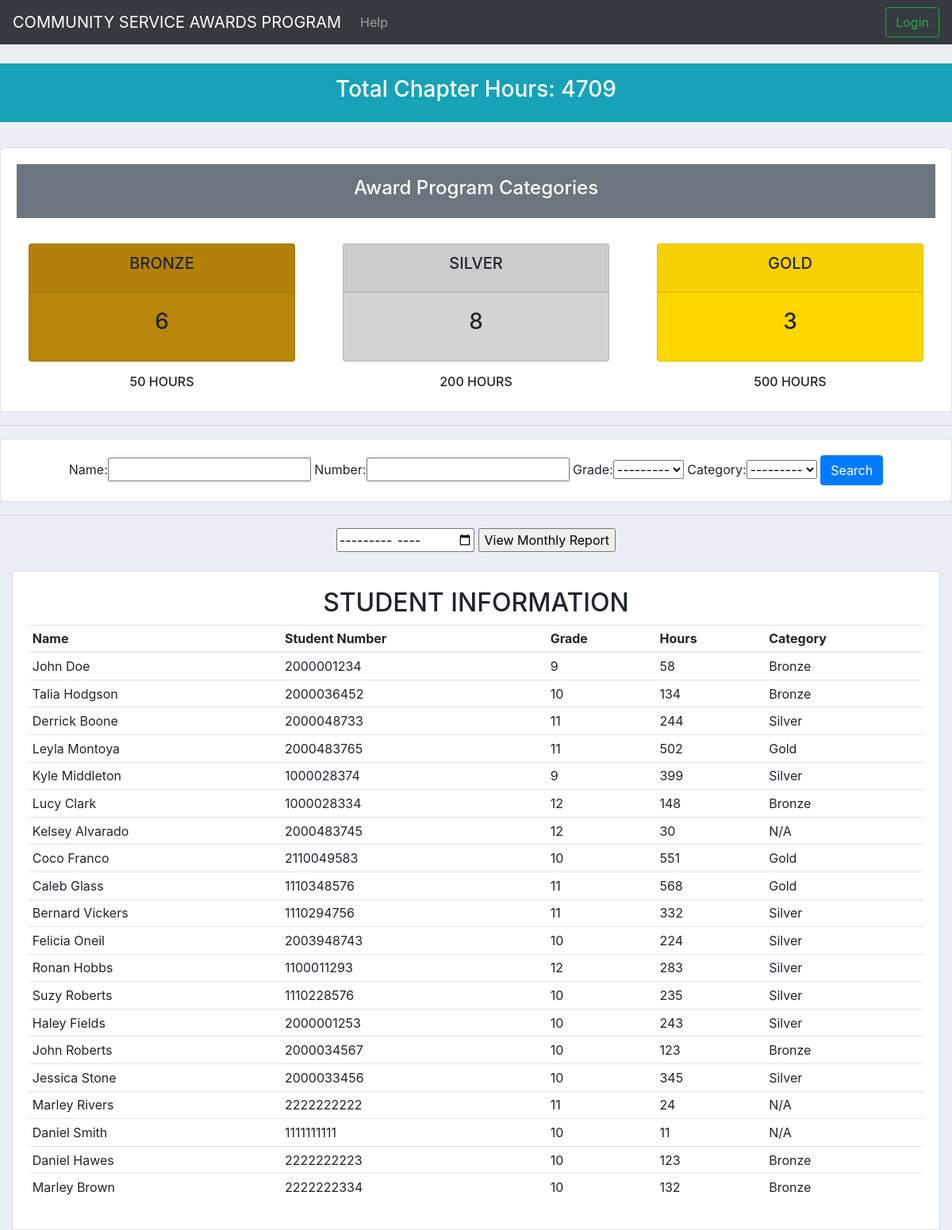
The page / on the database its author committed.
### student_info/models.py (models this page shows, shortened)
class Student(models.Model):
    GRADE = (
        ('9', '9'),
        ('10', '10'),
        ('11', '11'),
        ('12', '12'),
    )
    CATEGORY = (
        ('N/A', 'N/A'),
        ('Bronze', 'Bronze'),
        ('Silver', 'Silver'),
        ('Gold', 'Gold'),
    )
    name = models.CharField(max_length=50)
    number = models.CharField(max_length=10, unique=True,
                              validators=[RegexValidator(regex='^.{10}$', message='Must be 10 characters')])
    grade = models.CharField(max_length=2, choices=GRADE)
    hours = models.IntegerField()
    category = models.CharField(max_length=10, choices=CATEGORY, default='N/A', editable=False)
    date_created = models.DateTimeField(auto_now_add=True, null=True, editable=False)

### student_info/views.py (the view)
# urls.py: path('', views.home, name="home"),  # home page (linked to home function in views)
def home(request):
    students = Student.objects.all()
    totals = calc_totals(students)
    student_filter = StudentFilter(request.GET, queryset=students)
    student_info = {'students': students, 'total_chap_hours': totals[0], 'total_bronze': totals[1],
                    'total_silver': totals[2], 'total_gold': totals[3], 'student_filter': student_filter}
    return render(request, 'student_info/home.html', student_info)

### student_info/views.py (called while the page is built)
def calc_totals(students):
    total_bronze = 0
    total_silver = 0
    total_gold = 0
    total_chap_hours = 0
    for student in students:
        if type(student) == dict:
            if student['category'] == 'Bronze':
                total_bronze += 1
            elif student['category'] == 'Silver':
                total_silver += 1
            elif student['category'] == 'Gold':
                total_gold += 1
            total_chap_hours += int(student['hours'])
        else:
            if student.category == 'Bronze':
                total_bronze += 1
            elif student.category == 'Silver':
                total_silver += 1
            elif student.category == 'Gold':
                total_gold += 1
            total_chap_hours += int(student.hours)
    totals = [total_chap_hours, total_bronze, total_silver, total_gold]
    return totals

### student_info/templates/student_info/home.html (shortened to what this page needs)
{% extends 'student_info/base.html' %}
{% block content %}
<br>
<div class="p-3 mb-2 bg-info text-white"><h3 class="text-center">Total Chapter Hours: {{total_chap_hours}}</h3></div>
<br>
{% include 'student_info/categories.html' %}
<hr>
<div class="card card-body">
    <form class="text-center" method="get">
        {{student_filter.form}}
        <button class="btn btn-primary" type="submit">Search</button>
    </form>
</div>
<hr>
<div class="text-center">
    <form action="report" method="POST">
        <input type="month" name="selected_date">
        <input type="submit" value="View Monthly Report">
    </form>
</div>
<br>
<div class="container-fluid">
    <div class="card card-body">
        <h2 class="text-center">STUDENT INFORMATION</h2>
        <table class="table table-sm">
            <tr>
                <th>Name</th>
                <th>Student Number</th>
                <th>Grade</th>
                <th>Hours</th>
                <th>Category</th>
            </tr>
            {% for student in student_filter.qs %}
                <tr>
                    <td>{{student.name}}</td>
                    <td>{{student.number}}</td>
                    <td>{{student.grade}}</td>
                    <td>{{student.hours}}</td>
                    <td>{{student.category}}</td>
                </tr>
            {% endfor %}
        </table>
    </div>
</div>
{% endblock %}

### student_info/templates/student_info/base.html (shortened to what this page needs)
<!DOCTYPE html>
<html lang="en">
<head>
    <link rel="stylesheet" href="https://stackpath.bootstrapcdn.com/bootstrap/4.3.1/css/bootstrap.min.css"
>
</head>
<body style="background-color: #ebeff5">
    {% include 'student_info/navbar.html' %}
    {% block content %}{% endblock %}
</body>
</html>

### student_info/templates/student_info/navbar.html (shortened to what this page needs)
<nav class="navbar navbar-expand-lg navbar-dark bg-dark">
  <a class="navbar-brand" href="{% url 'home' %}">COMMUNITY SERVICE AWARDS PROGRAM</a>
  <div class="collapse navbar-collapse" id="navbarNav">
    <ul class="navbar-nav">
      <li class="nav-item">
        <a class="nav-link" href="{% url 'help' %}">Help</a>
      </li>
    </ul>
  </div>
  <form class="form-inline">
    <a class="btn btn-outline-success" type="button" href="http://127.0.0.1:8000/admin/">Login</a>
  </form>
</nav>

### student_info/templates/student_info/categories.html
<div class="card card-body">
    <div class="p-3 mb-2 bg-secondary text-white"><h4 class="text-center">Award Program Categories</h4></div>
	<br>
	<div class="row">
		<div class="col">
			<div class="col-md">
				<div class="card text-center text-black  mb-3" style="background-color: #B8860B">
					<div class="card-header">
						<h5 class="card-title">BRONZE</h5>
					</div>
					<div class="card-body">
						<h3 class="card-title">{{total_bronze}}</h3>
					</div>
				</div>
			</div>
			<h6 class="text-center">50 HOURS</h6>
		</div>
		<div class="col">
			<div class="col-md">
				<div class="card text-center text-black  mb-3" style="background-color: #D3D3D3">
					<div class="card-header">
						<h5 class="card-title">SILVER</h5>
					</div>
					<div class="card-body">
						<h3 class="card-title">{{total_silver}}</h3>
					</div>
				</div>
			</div>
			<h6 class="text-center">200 HOURS</h6>
		</div>
		<div class="col">
			<div class="col-md">
				<div class="card text-center text-black  mb-3" style="background-color: #FFD700">
					<div class="card-header">
						<h5 class="card-title">GOLD</h5>
					</div>
					<div class="card-body">
						<h3 class="card-title">{{total_gold}}</h3>
					</div>
				</div>
			</div>
			<h6 class="text-center">500 HOURS</h6>
		</div>
	</div>
</div>

### rows shown on the page
Student: name "John Doe", number "2000001234", grade "9", hours "58", category "Bronze"
Student: name "Talia Hodgson", number "2000036452", grade "10", hours "134", category "Bronze"
Student: name "Derrick Boone", number "2000048733", grade "11", hours "244", category "Silver"
Student: name "Leyla Montoya", number "2000483765", grade "11", hours "502", category "Gold"
Student: name "Kyle Middleton", number "1000028374", grade "9", hours "399", category "Silver"
Student: name "Lucy Clark", number "1000028334", grade "12", hours "148", category "Bronze"
Student: name "Kelsey Alvarado", number "2000483745", grade "12", hours "30", category "N/A"
Student: name "Coco Franco", number "2110049583", grade "10", hours "551", category "Gold"
Student: name "Caleb Glass", number "1110348576", grade "11", hours "568", category "Gold"
Student: name "Bernard Vickers", number "1110294756", grade "11", hours "332", category "Silver"
Student: name "Felicia Oneil", number "2003948743", grade "10", hours "224", category "Silver"
Student: name "Ronan Hobbs", number "1100011293", grade "12", hours "283", category "Silver"
Student: name "Suzy Roberts", number "1110228576", grade "10", hours "235", category "Silver"
Student: name "Haley Fields", number "2000001253", grade "10", hours "243", category "Silver"
Student: name "John Roberts", number "2000034567", grade "10", hours "123", category "Bronze"
Student: name "Jessica Stone", number "2000033456", grade "10", hours "345", category "Silver"
Student: name "Marley Rivers", number "2222222222", grade "11", hours "24", category "N/A"
Student: name "Daniel Smith", number "1111111111", grade "10", hours "11", category "N/A"
Student: name "Daniel Hawes", number "2222222223", grade "10", hours "123", category "Bronze"
Student: name "Marley Brown", number "2222222334", grade "10", hours "132", category "Bronze"

### other values the page prints
{{ total_chap_hours }} "4709"
{{ total_bronze }} "6"
{{ total_silver }} "8"
{{ total_gold }} "3"
